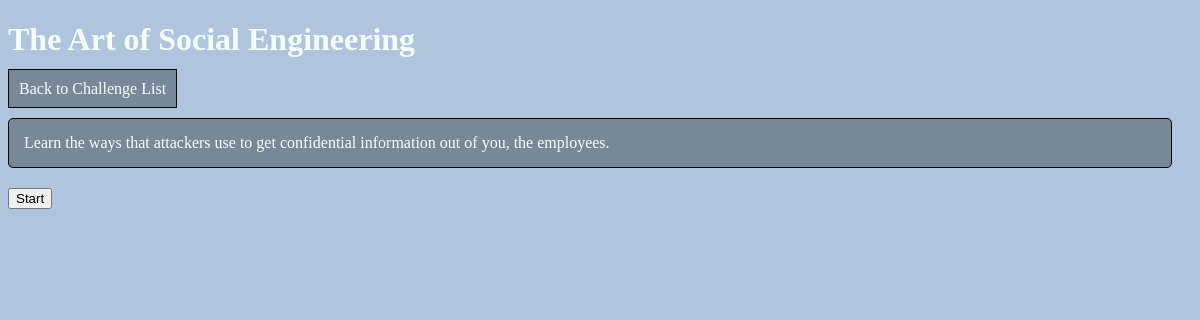
The page /challenge/1/ on the database its author committed.
### phishproofapi/models.py (models this page shows, shortened)
class Classes(models.Model):
    name = models.CharField(max_length=100)
    description = models.TextField("Description of the class")
    students = models.ManyToManyField(User, related_name='classes', blank=True)

### phishproofapi/views.py (the view)
# urls.py: path('challenge/<int:pk>/', views.challenge_description, name='challenge_description'),
def challenge_description(request, pk):
    challenges = get_object_or_404(Classes, pk=pk)
    return render(request, 'phishproofapi/challenge_description.html', {'challenges': challenges})

### phishproofapi/templates/phishproofapi/challenge_description.html (shortened to what this page needs)
{% load static %}
<!DOCTYPE html>
<html>
    <head>
        <link rel="stylesheet" href="{% static 'phishproofapi/styles.css' %}">
    </head>
    <body id="challenge-des">
        <h1>{{ challenges.name }}</h1>
        <ul id="nav"><li><a href="{% url 'challenge_list' %}"> Back to Challenge List</a></li></ul>
        <p id="description">{{ challenges.description }}</p>
        <form method="POST" action="{% url 'start_challenge' challenges.id %}">
            <button id="start-btn" type="submit">Start</button>
        </form>
    </body>
</html>

### phishproofapi/static/phishproofapi/styles.css (style rules this page uses)
h1 { color: #F5FFFA; }
#nav { display: flex; list-style: none; padding: 0; margin: 0 0 20px 0; }
#nav li a { color: #F5FFFA; cursor: pointer; padding: 10px; border: 1px solid black; margin: 0; background-color: #778899; text-decoration: none; }
#class-des, #challenge-des { background-color: #B0C4DE; }
#description, #ab-home { background-color: #778899; color: #F5FFFA; padding: 15px; border: 1px solid black; border-radius: 5px; margin: 20px 20px 20px 0px; }
#enroll-btn, #logout-btn, #start-btn { cursor: pointer; }

### rows shown on the page
Classes: name "The Art of Social Engineering", description "Learn the ways that attackers use to get confidential information out of you, the employees."
